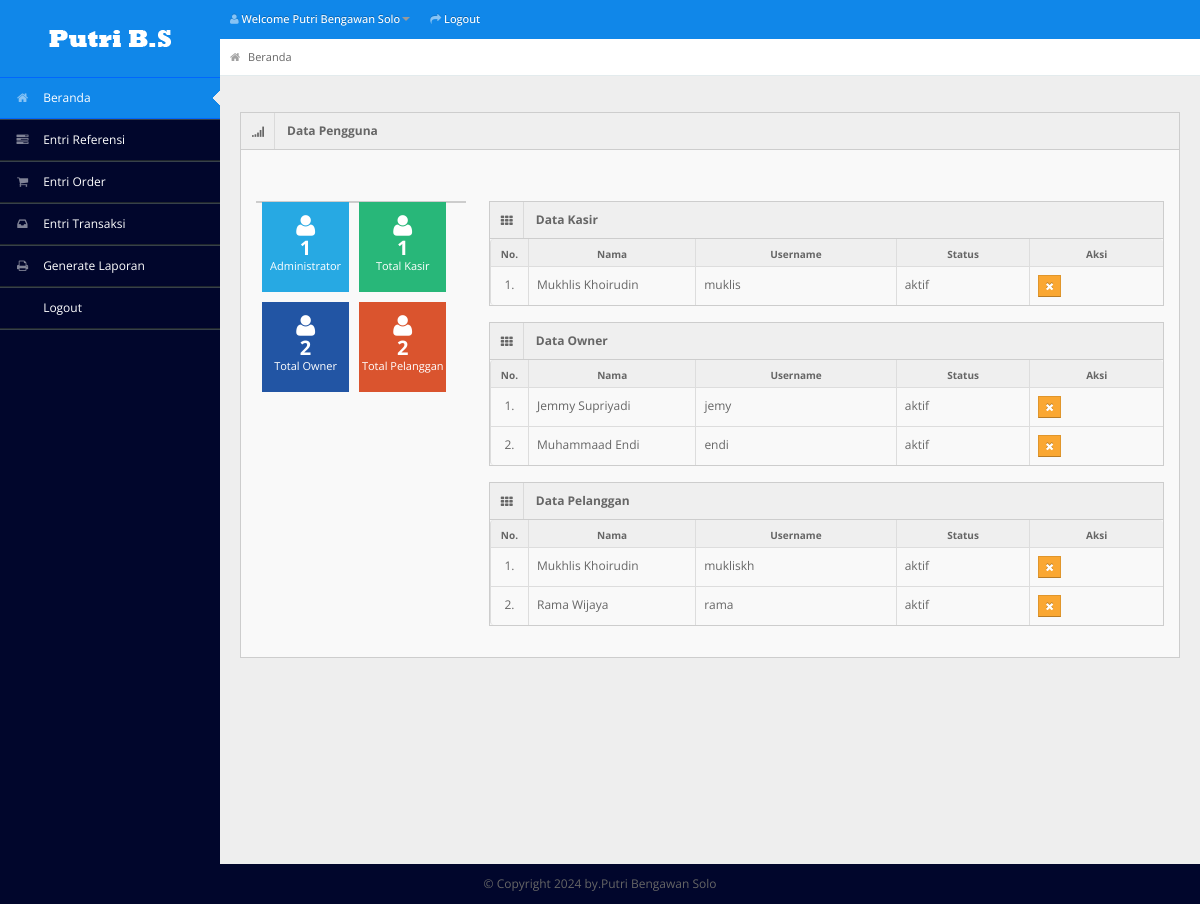
Page /beranda.php (signed in) on the committed database.
### tables this page shows
CREATE TABLE `tb_user` (
  `id_user` int(11) NOT NULL,
  `username` varchar(150) NOT NULL,
  `password` varchar(150) NOT NULL,
  `nama_user` varchar(150) NOT NULL,
  `id_level` int(11) NOT NULL,
  `status` varchar(150) NOT NULL
);

### beranda.php (the view, shortened to what this page needs)
<!DOCTYPE html>
<?php
include "connection/koneksi.php";
$id = $_SESSION['id_user'];
if(isset ($_SESSION['username'])){
  $query = "select * from tb_user natural join tb_level where id_user = $id";
  mysqli_query($conn, $query);
  $sql = mysqli_query($conn, $query);
  $query_jml_adm = "select count(*) AS jumlah_adm from tb_user natural join tb_level where id_level = 1 and status = 'aktif'";
  $sql_jml_adm = mysqli_query($conn, $query_jml_adm);
  $result_adm = mysqli_fetch_array($sql_jml_adm);
  $query_jml_ksr = "select count(*) AS jumlah_ksr from tb_user natural join tb_level where id_level = 3 and status = 'aktif'";
  $sql_jml_ksr = mysqli_query($conn, $query_jml_ksr);
  $result_ksr = mysqli_fetch_array($sql_jml_ksr);
  $query_jml_own = "select count(*) AS jumlah_own from tb_user natural join tb_level where id_level = 4 and status = 'aktif'";
  $sql_jml_own = mysqli_query($conn, $query_jml_own);
  $result_own = mysqli_fetch_array($sql_jml_own);
  $query_jml_plg = "select count(*) AS jumlah_plg from tb_user natural join tb_level where id_level = 5 and status = 'aktif'";
  $sql_jml_plg = mysqli_query($conn, $query_jml_plg);
  $result_plg = mysqli_fetch_array($sql_jml_plg);
  while($r = mysqli_fetch_array($sql)){
?>
<html lang="en">
<head>
<link rel="stylesheet" href="template/dashboard/css/bootstrap.min.css" />
<link rel="stylesheet" href="template/dashboard/css/bootstrap-responsive.min.css" />
<link rel="stylesheet" href="template/dashboard/css/fullcalendar.css" />
<link rel="stylesheet" href="template/dashboard/css/matrix-style.css" />
<link rel="stylesheet" href="template/dashboard/css/matrix-media.css" />
<link href="template/dashboard/font-awesome/css/font-awesome.css" rel="stylesheet" />
<link rel="stylesheet" href="template/dashboard/css/jquery.gritter.css" />
</head>
<body>
<div id="header">
  <h1><a href="dashboard.php">Beranda</a></h1>
</div>
<div id="user-nav" class="navbar navbar-inverse">
  <ul class="nav">
    <li  class="dropdown" id="profile-messages" ><a title="" href="#" data-toggle="dropdown" data-target="#profile-messages" class="dropdown-toggle"><i class="icon icon-user"></i>  <span class="text">Welcome <?php echo $r['nama_user'];?></span><b class="caret"></b></a>
    </li>
    <li class=""><a title="" href="logout.php"><i class="icon icon-share-alt"></i> <span class="text">Logout</span></a></li>
  </ul>
</div>
<div id="sidebar"><a href="beranda.php" class="visible-phone"><i class="icon icon-home"></i> Beranda</a>
  <ul>
  <?php
    if($r['id_level'] == 1){
  ?>
    <li class="active"><a href="beranda.php"><i class="icon icon-home"></i> <span>Beranda</span></a> </li>
    <li> <a href="entri_referensi.php"><i class="icon icon-tasks"></i> <span>Entri Referensi</span></a> </li>
    <li> <a href="entri_order.php"><i class="icon icon-shopping-cart"></i> <span>Entri Order</span></a> </li>
    <li> <a href="entri_transaksi.php"><i class="icon icon-inbox"></i> <span>Entri Transaksi</span></a> </li>
    <li> <a href="generate_laporan.php"><i class="icon icon-print"></i> <span>Generate Laporan</span></a> </li>
    <li> <a href="logout.php"><i class="icon icon-sign-out"></i> <span>Logout</span></a> </li>
  <?php
    } else if($r['id_level'] == 2){
  ?>
    <li class="active"><a href="beranda.php"><i class="icon icon-home"></i> <span>Beranda</span></a> </li>
    <li> <a href="entri_order.php"><i class="icon icon-shopping-cart"></i> <span>Entri Order</span></a> </li>
    <li> <a href="generate_laporan.php"><i class="icon icon-print"></i> <span>Generate Laporan</span></a> </li>
    <li> <a href="logout.php"><i class="icon icon-sign-out"></i> <span>Logout</span></a> </li>
  <?php
    } else if($r['id_level'] == 3){
  ?>
    <li class="active"><a href="beranda.php"><i class="icon icon-home"></i> <span>Beranda</span></a> </li>
    <li> <a href="entri_transaksi.php"><i class="icon icon-inbox"></i> <span>Entri Transaksi</span></a> </li>
    <li> <a href="generate_laporan.php"><i class="icon icon-print"></i> <span>Generate Laporan</span></a> </li>
    <li> <a href="logout.php"><i class="icon icon-sign-out"></i> <span>Logout</span></a> </li>
  <?php
    } else if($r['id_level'] == 4){
  ?>
    <li class="active"><a href="beranda.php"><i class="icon icon-home"></i> <span>Beranda</span></a> </li>
    <li> <a href="generate_laporan.php"><i class="icon icon-print"></i> <span>Generate Laporan</span></a> </li>
    <li> <a href="logout.php"><i class="icon icon-sign-out"></i> <span>Logout</span></a> </li>
  <?php
    } else if($r['id_level'] == 5){
  ?>
    <li class="active"><a href="beranda.php"><i class="icon icon-home"></i> <span>Beranda</span></a> </li>
    <li> <a href="entri_order.php"><i class="icon icon-shopping-cart"></i> <span>Entri Order</span></a> </li>
    <li> <a href="logout.php"><i class="icon icon-sign-out"></i> <span>Logout</span></a> </li>
  <?php
    }
  ?>
  </ul>
</div>
<div id="content">
  <div id="content-header">
    <div id="breadcrumb"> <a href="beranda.php" title="Go to Home" class="tip-bottom"><i class="icon-home"></i> Beranda</a></div>
  </div>
  <div class="container-fluid">
    <div class="row-fluid">
    <?php
      if($r['id_level'] == 1 || $r['id_level'] == 2 || $r['id_level'] == 3){
    ?>
      <div class="widget-box">
        <div class="widget-title bg_lg"><span class="icon"><i class="icon-signal"></i></span>
          <h5>Data Pengguna</h5>
        </div>
        <div class="widget-content" >
          <div class="row-fluid">
            <div class="span3">
              <div class="widget-box">
                <div class="widget-content nopadding">
                  <ul class="site-stats quick-actions">
                    <li class="bg_lb"><i class="icon-user"></i> <strong><?php echo $result_adm['jumlah_adm']; ?></strong> <small>Administrator</small></li>
                    <li class="bg_lg"><i class="icon-user"></i> <strong><?php echo $result_ksr['jumlah_ksr']; ?></strong> <small>Total Kasir</small></li>
                    <li class="bg_ls"><i class="icon-user"></i> <strong><?php echo $result_own['jumlah_own']; ?></strong> <small>Total Owner</small></li>
                    <li class="bg_lo"><i class="icon-user"></i> <strong><?php echo $result_plg['jumlah_plg']; ?></strong> <small>Total Pelanggan</small></li>
                  </ul>
                </div>
              </div>
            </div>
            <div class="span9">
              <div class="widget-box">
                <?php
                  $query_data_ksr = "select * from tb_user where id_level = 3";
                  $sql_data_ksr = mysqli_query($conn, $query_data_ksr);
                  $no_ksr = 1;
                ?>
                <div class="widget-title"> <span class="icon"> <i class="icon-th"></i> </span>
                  <h5>Data Kasir</h5>
                </div>
                <div class="widget-content nopadding">
                  <table class="table table-bordered table-striped " style="width: 100%">
                    <thead>
                      <tr>
                        <th style="width:5%">No.</th>
                        <th style="width:25%">Nama</th>
                        <th style="width:30%">Username</th>
                        <th style="width:20%">Status</th>
                        <th style="width:20%">Aksi</th>
                      </tr>
                    </thead>
                    <tbody>
                      <?php
                        while($r_dt_ksr = mysqli_fetch_array($sql_data_ksr)){
                      ?>
                        <tr class="odd gradeX">
                          <td><center><?php echo $no_ksr++; ?>.</center></td>
                          <td><?php echo $r_dt_ksr['nama_user']; ?></td>
                          <td><?php echo $r_dt_ksr['username']; ?></td>
                          <td><?php echo $r_dt_ksr['status']; ?></td>
                          <td>
                            <form action="" method="post">
                            <?php
                              if($r_dt_ksr['status'] == 'aktif'){
                            ?>
                                <button name="unvalidasi" value="<?php echo $r_dt_ksr['id_user']; ?>" class="btn btn-warning btn-mini">
                                  <i class='icon icon-remove'></i>
                                </button>
                            <?php
                              }
                            ?>
                            </form>
                          </td>
                        </tr>
                      <?php
                        }
                      ?>
                    </tbody>
                  </table>
                </div>
              </div>
              <div class="widget-box">
                <?php
                  $query_data_own = "select * from tb_user where id_level = 4";
                  $sql_data_own = mysqli_query($conn, $query_data_own);
                  $no_own = 1;
                ?>
                <div class="widget-title"> <span class="icon"> <i class="icon-th"></i> </span>
                  <h5>Data Owner</h5>
                </div>
                <div class="widget-content nopadding">
                  <table class="table table-bordered table-striped" style="width: 100%">
                    <thead>
                      <tr>
                        <th style="width:5%">No.</th>
                        <th style="width:25%">Nama</th>
                        <th style="width:30%">Username</th>
                        <th style="width:20%">Status</th>
                        <th style="width:20%">Aksi</th>
                      </tr>
                    </thead>
                    <tbody>
                      <?php
                        while($r_dt_own = mysqli_fetch_array($sql_data_own)){
                      ?>
                        <tr class="odd gradeX">
                          <td><center><?php echo $no_own++; ?>.</center></td>
                          <td><?php echo $r_dt_own['nama_user']; ?></td>
                          <td><?php echo $r_dt_own['username']; ?></td>
                          <td><?php echo $r_dt_own['status']; ?></td>
                          <td>
                            <form action="" method="post">
                            <?php
                              if($r_dt_own['status'] == 'aktif'){
                            ?>
                                <button name="unvalidasi" value="<?php echo $r_dt_own['id_user']; ?>" class="btn btn-warning btn-mini">
                                  <i class='icon icon-remove'></i>
                                </button>
                            <?php
                              }
                            ?>
                            </form>
                          </td>
                        </tr>
                      <?php
                        }
                      ?>
                    </tbody>
                  </table>
                </div>
              </div>
              <div class="widget-box">
                <?php
                  $query_data_plg = "select * from tb_user where id_level = 5";
                  $sql_data_plg = mysqli_query($conn, $query_data_plg);
                  $no_plg = 1;
                ?>
                <div class="widget-title"> <span class="icon"> <i class="icon-th"></i> </span>
                  <h5>Data Pelanggan</h5>
                </div>
                <div class="widget-content nopadding">
                  <table class="table table-bordered table-striped" style="width: 100%">
                    <thead>
                      <tr>
                        <th style="width:5%">No.</th>
                        <th style="width:25%">Nama</th>
                        <th style="width:30%">Username</th>
                        <th style="width:20%">Status</th>
                        <th style="width:20%">Aksi</th>
                      </tr>
                    </thead>
                    <tbody>
                      <?php
                        while($r_dt_plg = mysqli_fetch_array($sql_data_plg)){
                      ?>
                        <tr class="odd gradeX">
                          <td><center><?php echo $no_plg++; ?>.</center></td>
                          <td><?php echo $r_dt_plg['nama_user']; ?></td>
                          <td><?php echo $r_dt_plg['username']; ?></td>
                          <td><?php echo $r_dt_plg['status']; ?></td>
                          <td>
                            <form action="" method="post">
                            <?php
                              if($r_dt_plg['status'] == 'aktif'){
                            ?>
                                <button name="unvalidasi" value="<?php echo $r_dt_plg['id_user']; ?>" class="btn btn-warning btn-mini">
                                  <i class='icon icon-remove'></i>
                                </button>
                            <?php
                              }
                            ?>
                            </form>
                          </td>
                        </tr>
                      <?php
                        }
                      ?>
                    </tbody>
                  </table>
                </div>
              </div>
            </div>
          </div>
        </div>
      </div>
      <?php
        }
      ?>
    </div>
  </div>
</div>
<div class="row-fluid">
  <div id="footer" class="span12"> &copy; Copyright <?php echo date('Y'); ?>  by.Putri Bengawan Solo</> </div>
</div>
</body>
</html>
<?php
  }
} else {
  header('location: logout.php');
}
?>

### template/dashboard/css/matrix-media.css (style rules this page uses)
body { background: #01062c; }
#header { background-color: #1087e9; margin-top: 10px; }
#sidebar>ul { border-bottom: 1px solid #37414b }
#sidebar>ul>li { border-top: 1px solid #37414b; border-bottom: 1px solid #1f262d; }
#sidebar>ul>li.active { background-color: #1087e9; border-bottom: 1px solid #0066fff8; border-top: 1px solid #0066fff8; }
#sidebar>ul>li.active a { color: #fff; text-decoration: none; }

### rows in the picture
tb_user: nama_user "Putri Bengawan Solo", jumlah_adm "1", jumlah_ksr "1", jumlah_own "2", jumlah_plg "2"
tb_user: nama_user "Mukhlis Khoirudin", username "muklis", status "aktif", $r_dt_ksr['id_user'] 7 (drawn)
tb_user: nama_user "Jemmy Supriyadi", username "jemy", status "aktif", $r_dt_own['id_user'] 8 (drawn)
tb_user: nama_user "Muhammaad Endi", username "endi", status "aktif", $r_dt_own['id_user'] 9 (drawn)
tb_user: nama_user "Mukhlis Khoirudin", username "mukliskh", status "aktif", $r_dt_plg['id_user'] 17 (drawn)
tb_user: nama_user "Rama Wijaya", username "rama", status "aktif", $r_dt_plg['id_user'] 18 (drawn)
